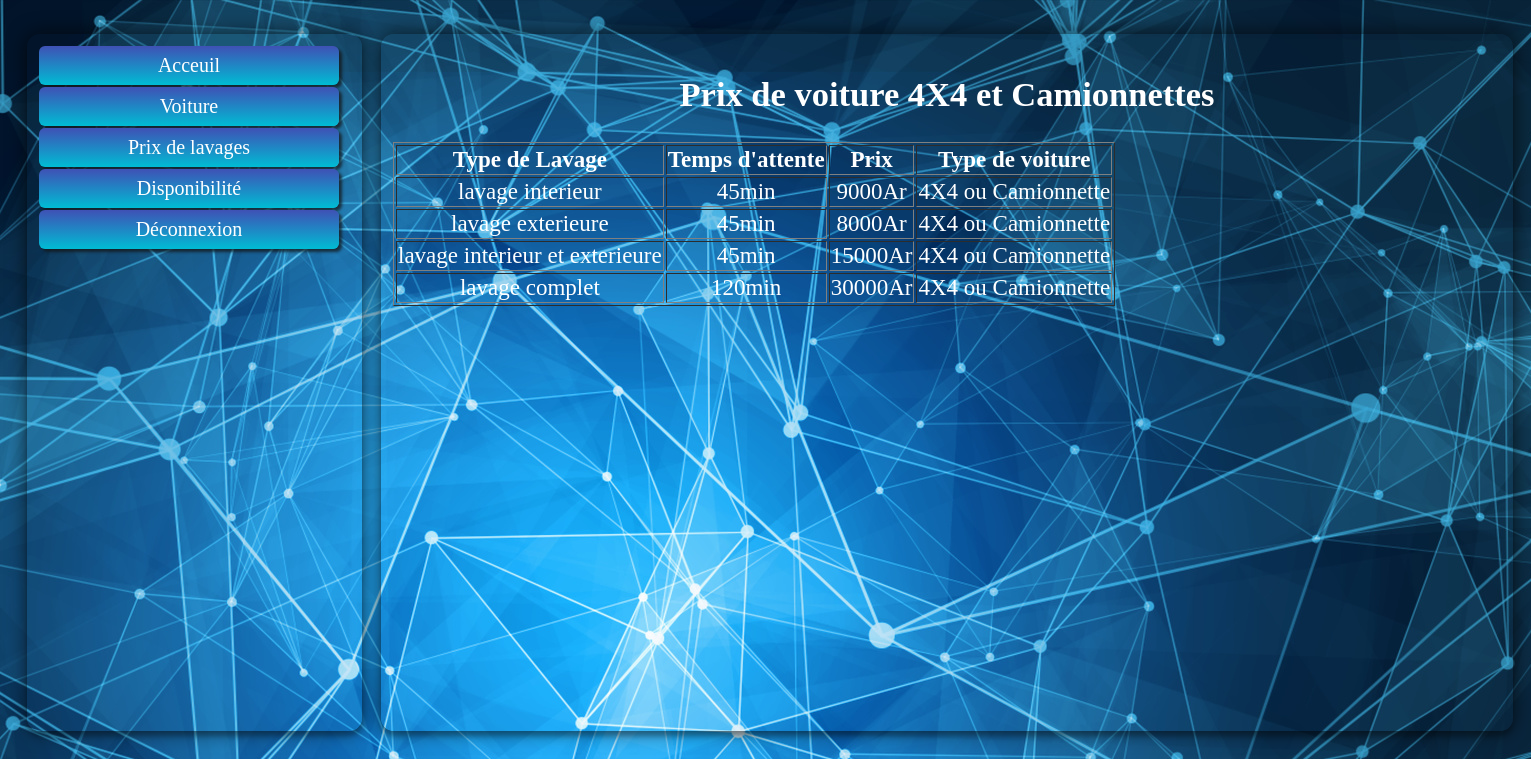
Screenshot of /prix_un.php with the database file from the repository.
### tables this page shows
CREATE TABLE `prix_lavage` (
  `id_prix` int(11) NOT NULL,
  `type_lavage` char(100) NOT NULL,
  `prix` int(11) NOT NULL,
  `temps_attente` varchar(100) NOT NULL,
  `id_categorie` int(11) NOT NULL
);

CREATE TABLE `categorie` (
  `id_categorie` int(11) NOT NULL,
  `names` varchar(100) NOT NULL
);

### prix_un.php (the view)
<?php require'header.php';?>
<div class="container" style="width: 1108px;">
    <h2>Prix de voiture 4X4 et Camionnettes</h2>
    <table border="1">
        <tr>
            <th>Type de Lavage</th>
            <th>Temps d'attente</th>
            <th>Prix</th>
            <th>Type de voiture </th>
        </tr>
    <?php
    $base=new PDO('mysql:HOST=localhost;dbname=lavage','root','root');
    $reponse= $base->query('SELECT * FROM prix_lavage as pl JOIN categorie AS ct ON pl.id_categorie = ct.id_categorie WHERE pl.id_categorie = 3');
    while ($donnees = $reponse->fetch())
    {
        $type= $donnees['type_lavage'];
        $times=$donnees['temps_attente'];
        $prix = $donnees ['prix'];
        $model=$donnees['names'];
        ?>
        <tr>
        <td><?php echo $type; ?></td>
        <td><?php echo $times.'min'; ?></td>
        <td><?php echo $prix.'Ar'; ?></td>
        <td><?php echo $model; ?></td>
        </tr>
    <?php } ?>
    </table>
</div>
</body>
</html>

### trois.css (style rules this page uses)
body { background-image: url(img4.jpg); font-size:23px; display:inline-flex; background-attachment: fixed; color:white; text-align: center; }
div.container { background-color: #673ab7; padding: 12px; width: 311px; margin-left: 19px; margin-top: 26px; height: 673px; box-shadow: 0 0 20px 0 rgb(4 4 4 / 69%), 0 5px 5px 0 rgb(0 0 0 / 24%); border-radius: 13px; background: inherit; overflow: hidden; }
div:before { width: 311px; height: 650px; background: inherit; box-shadow: inset 0 0 0 200px rgba(255,255,255,0.3); filter: blur(10px); }

### rows the page displays
prix_lavage: type_lavage "lavage interieur", temps_attente "45", prix "9000", id_categorie.names "4X4 ou Camionnette"
prix_lavage: type_lavage "lavage exterieure", temps_attente "45", prix "8000", id_categorie.names "4X4 ou Camionnette"
prix_lavage: type_lavage "lavage interieur et exterieure", temps_attente "45", prix "15000", id_categorie.names "4X4 ou Camionnette"
prix_lavage: type_lavage "lavage complet", temps_attente "120", prix "30000", id_categorie.names "4X4 ou Camionnette"
